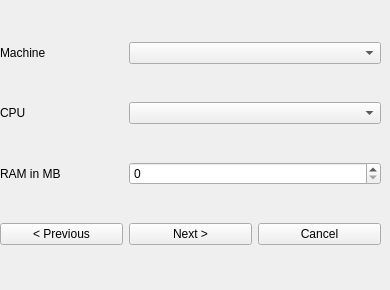
     <widget class="QWidget" name="page_18">
      <widget class="QWidget" name="gridLayoutWidget_17">
       <property name="geometry">
        <rect>
         <x>0</x>
         <y>10</y>
         <width>381</width>
         <height>271</height>
        </rect>
       </property>
       <layout class="QGridLayout" name="gridLayout_17">
        <item row="2" column="0">
         <widget class="QLabel" name="label_46">
          <property name="text">
           <string>RAM in MB</string>
          </property>
         </widget>
        </item>
        <item row="1" column="0">
         <widget class="QLabel" name="label_47">
          <property name="text">
           <string>CPU</string>
          </property>
         </widget>
        </item>
        <item row="0" column="0">
         <widget class="QLabel" name="label_48">
          <property name="text">
           <string>Machine</string>
          </property>
         </widget>
        </item>
        <item row="3" column="0">
         <widget class="QPushButton" name="pushButton_51">
          <property name="text">
           <string>&lt; Previous</string>
          </property>
         </widget>
        </item>
        <item row="3" column="1">
         <widget class="QPushButton" name="pushButton_52">
          <property name="text">
           <string>Next &gt;</string>
          </property>
         </widget>
        </item>
        <item row="3" column="2">
         <widget class="QPushButton" name="pushButton_53">
          <property name="text">
           <string>Cancel</string>
          </property>
         </widget>
        </item>
        <item row="0" column="1" colspan="2">
         <widget class="QComboBox" name="comboBox_27">
          <property name="placeholderText">
           <string>Please select a machine</string>
          </property>
          <item>
           <property name="text">
            <string>Let QEMU decide</string>
           </property>
          </item>
          <item>
           <property name="text">
            <string>boston</string>
           </property>
          </item>
          <item>
           <property name="text">
            <string>fuloong2e</string>
           </property>
          </item>
          <item>
           <property name="text">
            <string>loongson3-virt</string>
           </property>
          </item>
          <item>
           <property name="text">
            <string>magnum</string>
           </property>
          </item>
          <item>
           <property name="text">
            <string>malta</string>
           </property>
          </item>
          <item>
           <property name="text">
            <string>mipssim</string>
           </property>
          </item>
          <item>
           <property name="text">
            <string>none</string>
           </property>
          </item>
          <item>
           <property name="text">
            <string>pica61</string>
           </property>
          </item>
         </widget>
        </item>
        <item row="1" column="1" colspan="2">
         <widget class="QComboBox" name="comboBox_28">
          <property name="placeholderText">
           <string>Please select a processor</string>
          </property>
          <item>
           <property name="text">
            <string>Let QEMU decide</string>
           </property>
          </item>
          <item>
           <property name="text">
            <string>4Kc</string>
           </property>
          </item>
          <item>
           <property name="text">
            <string>4Km</string>
           </property>
          </item>
          <item>
           <property name="text">
            <string>4KEcR1</string>
           </property>
          </item>
          <item>
           <property name="text">
            <string>4KEmR1</string>
           </property>
          </item>
          <item>
           <property name="text">
            <string>4KEc</string>
           </property>
          </item>
          <item>
           <property name="text">
            <string>4KEm</string>
           </property>
          </item>
          <item>
           <property name="text">
            <string>24Kc</string>
           </property>
          </item>
          <item>
           <property name="text">
            <string>24KEc</string>
           </property>
          </item>
          <item>
           <property name="text">
            <string>24Kf</string>
           </property>
          </item>
          <item>
           <property name="text">
            <string>34Kf</string>
           </property>
          </item>
          <item>
           <property name="text">
            <string>74Kf</string>
           </property>
          </item>
          <item>
           <property name="text">
            <string>M14K</string>
           </property>
          </item>
          <item>
           <property name="text">
            <string>M14Kc</string>
           </property>
          </item>
          <item>
           <property name="text">
            <string>P5600</string>
           </property>
          </item>
          <item>
           <property name="text">
            <string>mips32r6-generic</string>
           </property>
          </item>
          <item>
           <property name="text">
            <string>I7200</string>
           </property>
          </item>
          <item>
           <property name="text">
            <string>R4000</string>
           </property>
          </item>
          <item>
           <property name="text">
            <string>VR5432</string>
           </property>
          </item>
          <item>
           <property name="text">
            <string>5Kc</string>
           </property>
          </item>
          <item>
           <property name="text">
            <string>5Kf</string>
           </property>
          </item>
          <item>
           <property name="text">
            <string>20Kc</string>
           </property>
          </item>
          <item>
           <property name="text">
            <string>MIPS64R2-generic</string>
           </property>
          </item>
          <item>
           <property name="text">
            <string>5KEc</string>
           </property>
          </item>
          <item>
           <property name="text">
            <string>5KEf</string>
           </property>
          </item>
          <item>
           <property name="text">
            <string>I6400</string>
           </property>
          </item>
          <item>
           <property name="text">
            <string>I6500</string>
           </property>
          </item>
          <item>
           <property name="text">
            <string>Loongson-2E</string>
           </property>
          </item>
          <item>
           <property name="text">
            <string>Loongson-2F</string>
           </property>
          </item>
          <item>
           <property name="text">
            <string>Loongson-3A1000</string>
           </property>
          </item>
          <item>
           <property name="text">
            <string>Loongson-3A4000</string>
           </property>
          </item>
          <item>
           <property name="text">
            <string>mips64dspr2</string>
           </property>
          </item>
         </widget>
        </item>
        <item row="2" column="1" colspan="2">
         <widget class="QSpinBox" name="spinBox_11">
          <property name="maximum">
           <number>32768</number>
          </property>
         </widget>
        </item>
       </layout>
      </widget>
     </widget>
